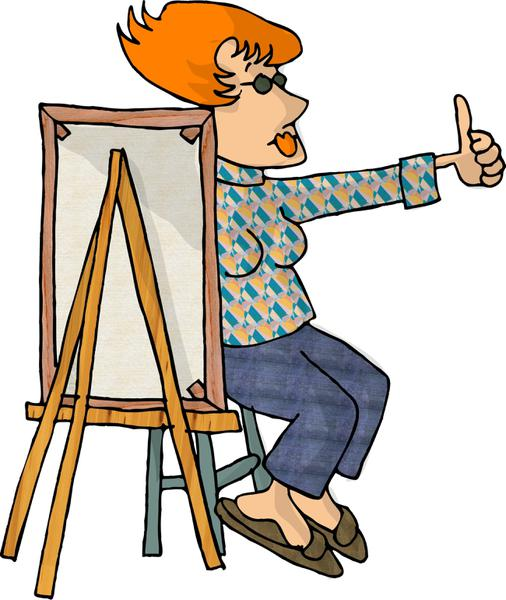
#> input picture tmp/dreamstime_xl_47301.jpg, 506 x 600 px
$ python -i process_banner_image.py   (imports and definitions only)
#> lines starting #> are read from the running program, lines starting #| are printed output that depends on the picture
import os
import os.path

from PIL import Image

from config.settings import TEMP_IMAGE_PATH


# The goal here is to create an image 1140px wide when the image is vertical
# and 350px tall when image is horizontal

class ProcessBannerImage():

    def __init__(self, image, rotate=0, max_dimension=1140):
        self.raw_image = os.path.join(TEMP_IMAGE_PATH, image)
        if rotate == '':
            rotate = 0
        self.rotate = int(rotate)
        self.image = Image.open(self.raw_image)
        self.size = (max_dimension, max_dimension)
        self.upper = self.get_crop_upper()
        self.left = self.get_crop_left()
        self.right = self.get_crop_right()
        self.bottom = self.get_crop_bottom()

    def process_image(self):
        box = (self.upper, self.left, self.right, self.bottom)
        if self.rotate > 0:
            rotated_image = self.image.rotate(self.rotate, expand=True)
            rotated_image.thumbnail(self.size, Image.LANCZOS)
            cropped_image = rotated_image.crop(box)
            cropped_image.save(self.raw_image)
        else:
            self.image.thumbnail(self.size, Image.LANCZOS)
            cropped_image = self.image.crop(box)
            cropped_image.save(self.raw_image)

        return self.raw_image

    def get_crop_upper(self):
        return 0

    def get_crop_left(self):
        return 200

    def get_crop_right(self):
        return 1140

    def get_crop_bottom(self):
        return 550

>>> import cv2
>>> picture = cv2.imread('../../../tmp/dreamstime_xl_47301.jpg', cv2.IMREAD_GRAYSCALE)
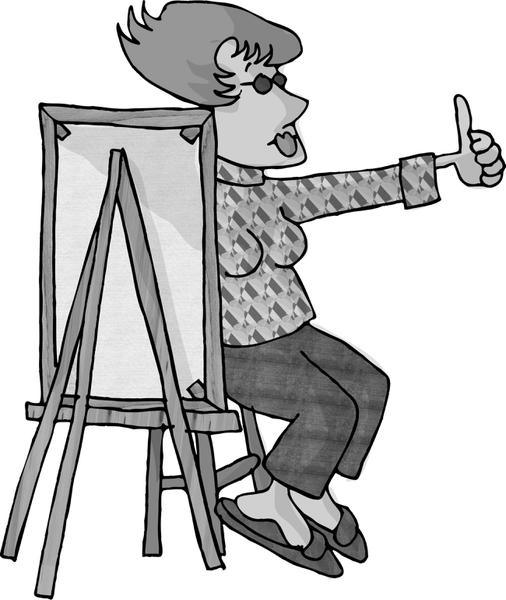
#> picture: shape (600, 506); min 0, max 255, mean 198.2
>>> result = ProcessBannerImage(picture).process_image()
#> (the run stopped early here; a loop or call above may not have finished)

$ run again, on tmp/dreamstime_xl_60631.jpg
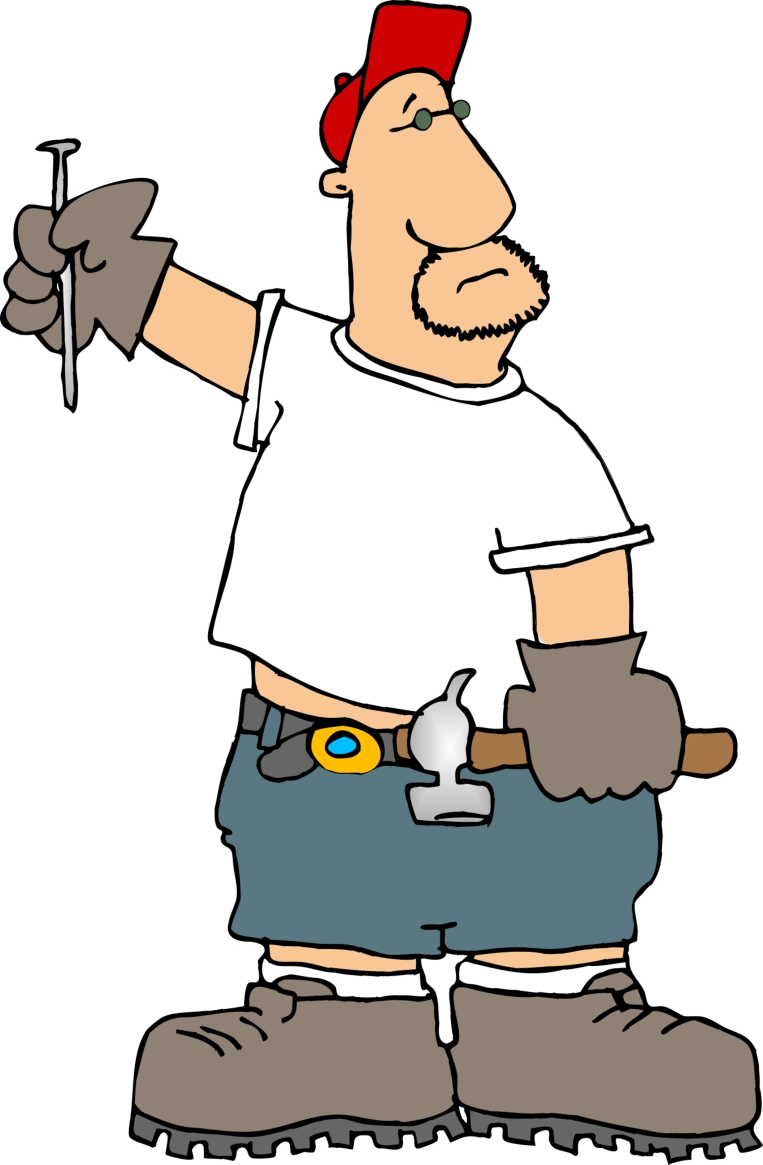
#> input picture tmp/dreamstime_xl_60631.jpg, 2289 x 3493 px (shown at 1/3 size)
#> `picture = cv2.imread('../../../tmp/dreamstime_xl_47301.jpg', cv2.IMREA..`:
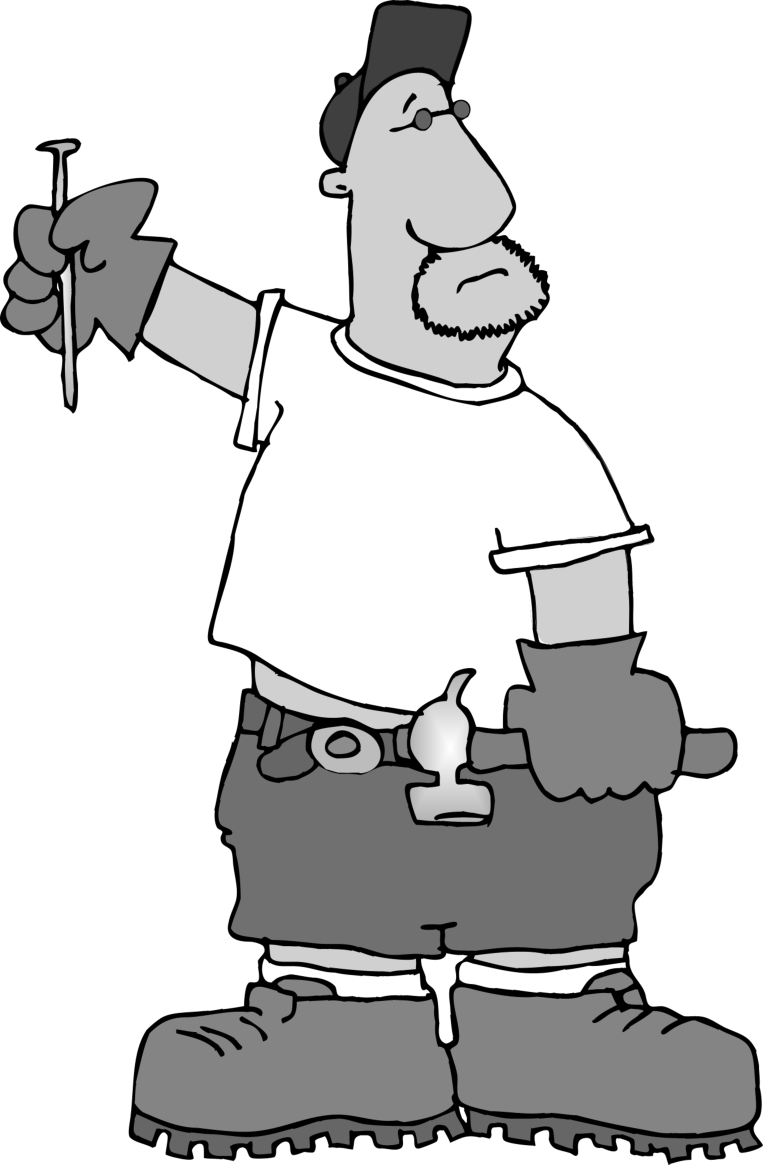
#> picture: shape (3493, 2289) (shown at 1/3 size); min 0, max 255, mean 205
